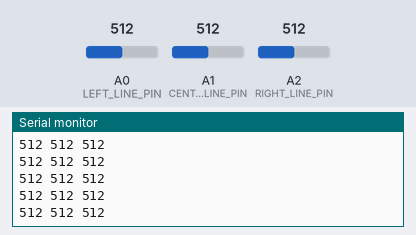
Recording of a sketch running on a simulated Arduino Uno, built with avr-gcc and run on an emulated ATmega328P. On the bench: the last lines printed to the serial monitor. The test bench sets the inputs (shaded band); at power-on: A1 (CENTER_LINE_PIN) = 512, A0 (LEFT_LINE_PIN) = 512, A2 (RIGHT_LINE_PIN) = 512.

Above: at 10.2 s.
10.3 s: A1 (CENTER_LINE_PIN) set to 985
At 11.2 s:
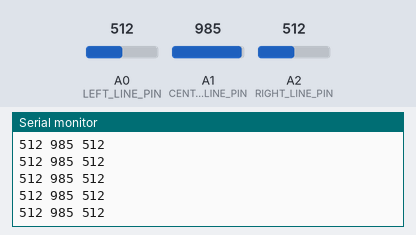
11.8 s: A1 (CENTER_LINE_PIN) set to 1017
At 12.6 s:
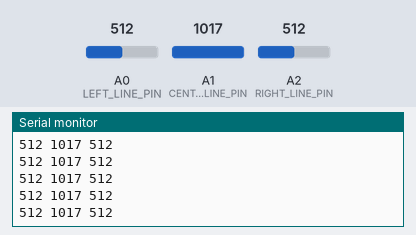
Timing chart, 0 to 14.8 s (numbered marks = the images above; inputs shaded):
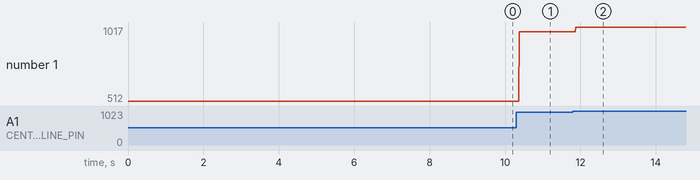

The sketch:

test_vex.ino
```cpp
/* --- Libraries --- */

/* --- Serial / Commands --- */
const int BAUD = 9600;

/* --- I/O Pins --- */
const int LEFT_LINE_PIN = A0;
const int RIGHT_LINE_PIN = A2;
const int CENTER_LINE_PIN = A1;

/* --- Setup --- */
void setup() {
  Serial.begin(BAUD);
  pinMode(CENTER_LINE_PIN, INPUT);
  pinMode(RIGHT_LINE_PIN, INPUT);
  pinMode(LEFT_LINE_PIN, INPUT);
}

/* --- Loop --- */
void loop() {
  int center_line = analogRead(CENTER_LINE_PIN);
  int left_line = analogRead(LEFT_LINE_PIN);
  int right_line = analogRead(RIGHT_LINE_PIN);
  Serial.print(left_line);
  Serial.print(' ');
  Serial.print(center_line);
  Serial.print(' ');
  Serial.print(right_line);
  Serial.println(' ');
}
```

Measured:
- after the input at 10.3 s, the serial monitor: prints a new line after 0.08 s (image 1)
- after the input at 11.8 s, the serial monitor: prints a new line after 0.08 s (image 2)
- plotted number 1: 512 → 985 after the input at 10.3 s, 985 → 1017 after the input at 11.8 s
